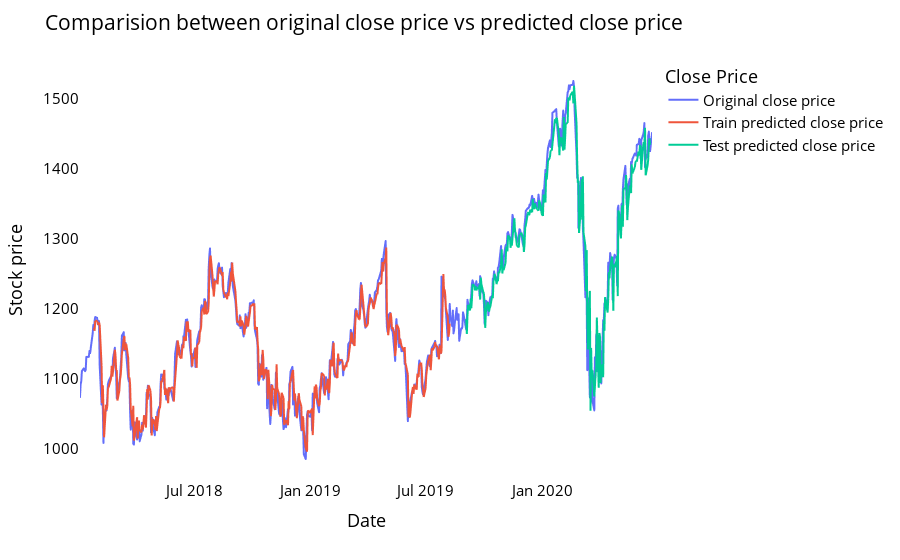

Here is the notebook cell this chart was saved with:
### Code cell
look_back=time_step
trainPredictPlot = np.empty_like(closedf)
trainPredictPlot[:, :] = np.nan
trainPredictPlot[look_back:len(train_predict)+look_back, :] = train_predict
print("Train predicted data: ", trainPredictPlot.shape)

# shift test predictions for plotting
testPredictPlot = np.empty_like(closedf)
testPredictPlot[:, :] = np.nan
testPredictPlot[len(train_predict)+(look_back*2)+1:len(closedf)-1, :] = test_predict
print("Test predicted data: ", testPredictPlot.shape)

names = cycle(['Original close price','Train predicted close price','Test predicted close price'])

plotdf = pd.DataFrame({'date': close_stock['date'],
                       'original_close': close_stock['close'],
                      'train_predicted_close': trainPredictPlot.reshape(1,-1)[0].tolist(),
                      'test_predicted_close': testPredictPlot.reshape(1,-1)[0].tolist()})

fig = px.line(plotdf,x=plotdf['date'], y=[plotdf['original_close'],plotdf['train_predicted_close'],
                                          plotdf['test_predicted_close']],
              labels={'value':'Stock price','date': 'Date'})
fig.update_layout(title_text='Comparision between original close price vs predicted close price',
                  plot_bgcolor='white', font_size=15, font_color='black',legend_title_text='Close Price')
fig.for_each_trace(lambda t:  t.update(name = next(names)))

fig.update_xaxes(showgrid=False)
fig.update_yaxes(showgrid=False)
fig.show()

### Figure 1 — Plotly figure (JSON) as saved in the notebook; plotly's stock layout.template omitted (floating-point values rounded to 4 significant figures; data arrays with more than 128 entries replaced by an {"elided": "..."} marker saying what was removed)
{"data": [{"hovertemplate": "variable=original_close<br>Date=%{x}<br>Stock price=%{y}<extra></extra>", "legendgroup": "original_close", "line": {"color": "#636efa", "dash": "solid"}, "mode": "lines", "name": "Original close price", "showlegend": true, "type": "scattergl", "x": {"elided": "622 str values"}, "xaxis": "x", "y": {"elided": "622 float values"}, "yaxis": "y"}, {"hovertemplate": "variable=train_predicted_close<br>Date=%{x}<br>Stock price=%{y}<extra></extra>", "legendgroup": "train_predicted_close", "line": {"color": "#EF553B", "dash": "solid"}, "mode": "lines", "name": "Train predicted close price", "showlegend": true, "type": "scattergl", "x": {"elided": "622 str values"}, "xaxis": "x", "y": {"elided": "622 float values"}, "yaxis": "y"}, {"hovertemplate": "variable=test_predicted_close<br>Date=%{x}<br>Stock price=%{y}<extra></extra>", "legendgroup": "test_predicted_close", "line": {"color": "#00cc96", "dash": "solid"}, "mode": "lines", "name": "Test predicted close price", "showlegend": true, "type": "scattergl", "x": {"elided": "622 str values"}, "xaxis": "x", "y": {"elided": "622 float values"}, "yaxis": "y"}], "layout": {"font": {"color": "black", "size": 15}, "legend": {"title": {"text": "Close Price"}, "tracegroupgap": 0}, "margin": {"t": 60}, "plot_bgcolor": "white", "title": {"text": "Comparision between original close price vs predicted close price"}, "xaxis": {"anchor": "y", "domain": [0, 1], "showgrid": false, "title": {"text": "Date"}}, "yaxis": {"anchor": "x", "domain": [0, 1], "showgrid": false, "title": {"text": "Stock price"}}}}
